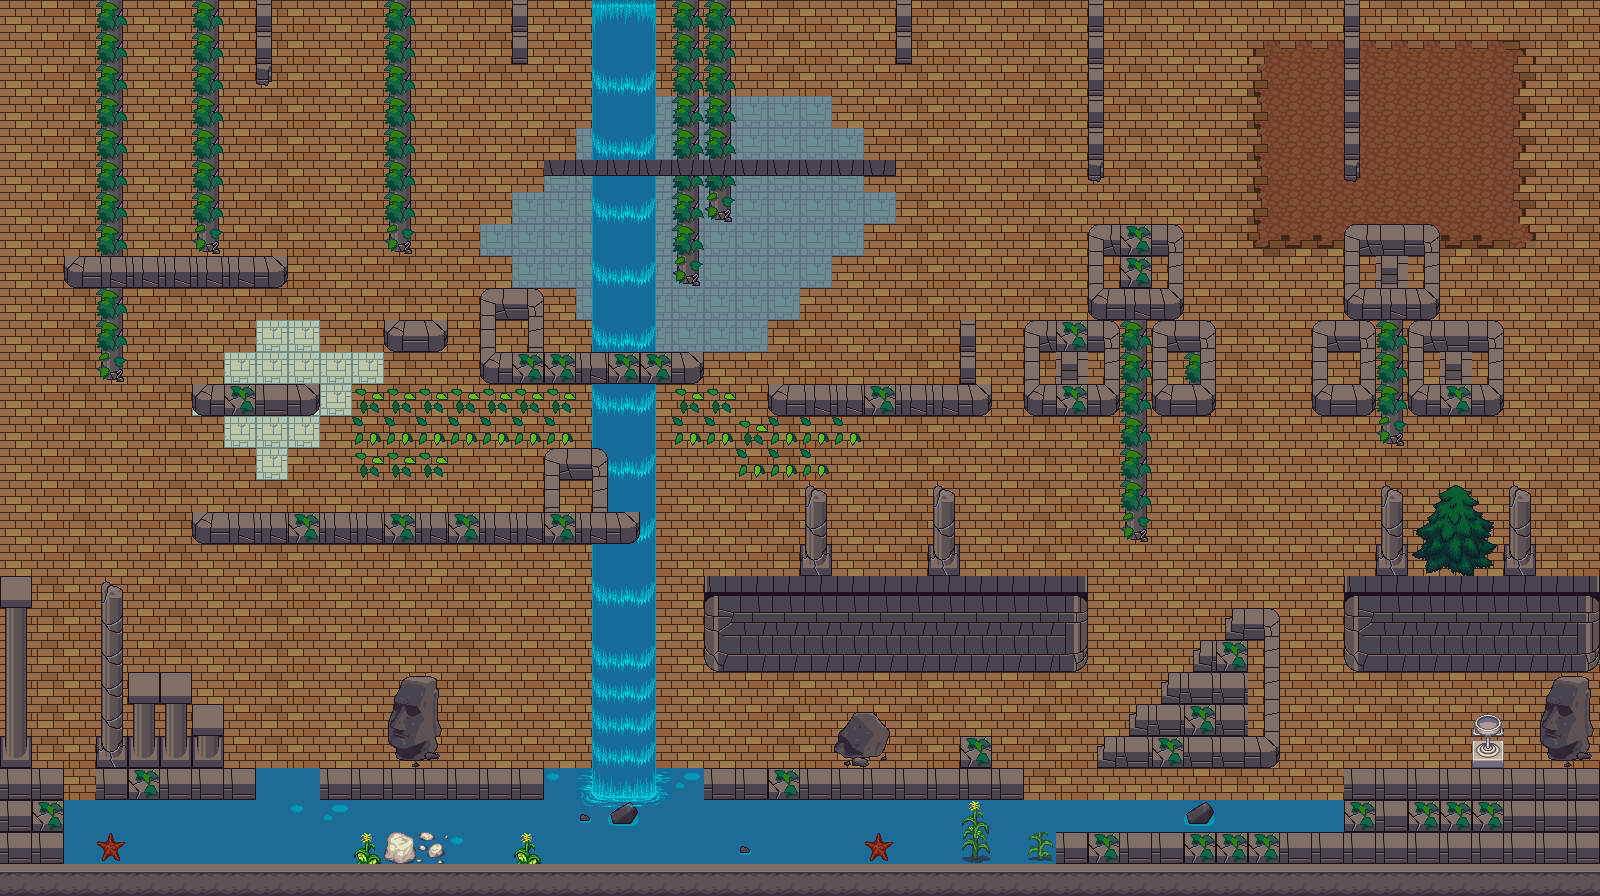

This is a level from a 2D game, rendered from its Tiled map with the project's own tilesets. A one-line summary and the map file follow, with tile-layer data summarised:
An orthogonal 50x28 tile map with 32x32 px tiles, 5 tile layers (Calque de Tuiles 1, Calque de Tuiles 2, Calque de Tuiles 3, Calque de Tuiles 4, ...).

<map version="1.5" tiledversion="1.5.0" orientation="orthogonal" renderorder="right-down" width="50" height="28" tilewidth="32" tileheight="32" infinite="0" nextlayerid="8" nextobjectid="1">
 <tileset firstgid="1" source="terrain_atlas.tsx" />
 <layer id="1" name="Calque de Tuiles 1" width="50" height="28">
  <data>[1400 cells, 1384 non-empty, 9 distinct tile ids]</data>
 </layer>
 <layer id="4" name="Calque de Tuiles 2" width="50" height="28">
  <data>[1400 cells, 105 non-empty, 18 distinct tile ids]</data>
 </layer>
 <layer id="6" name="Calque de Tuiles 3" width="50" height="28">
  <data>[1400 cells, 169 non-empty, 30 distinct tile ids]</data>
 </layer>
 <layer id="7" name="Calque de Tuiles 4" width="50" height="28">
  <data>[1400 cells, 36 non-empty, 14 distinct tile ids]</data>
 </layer>
 <layer id="3" name="collision" width="50" height="28">
  <data>[1400 cells, 357 non-empty, 42 distinct tile ids]</data>
 </layer>
</map>
